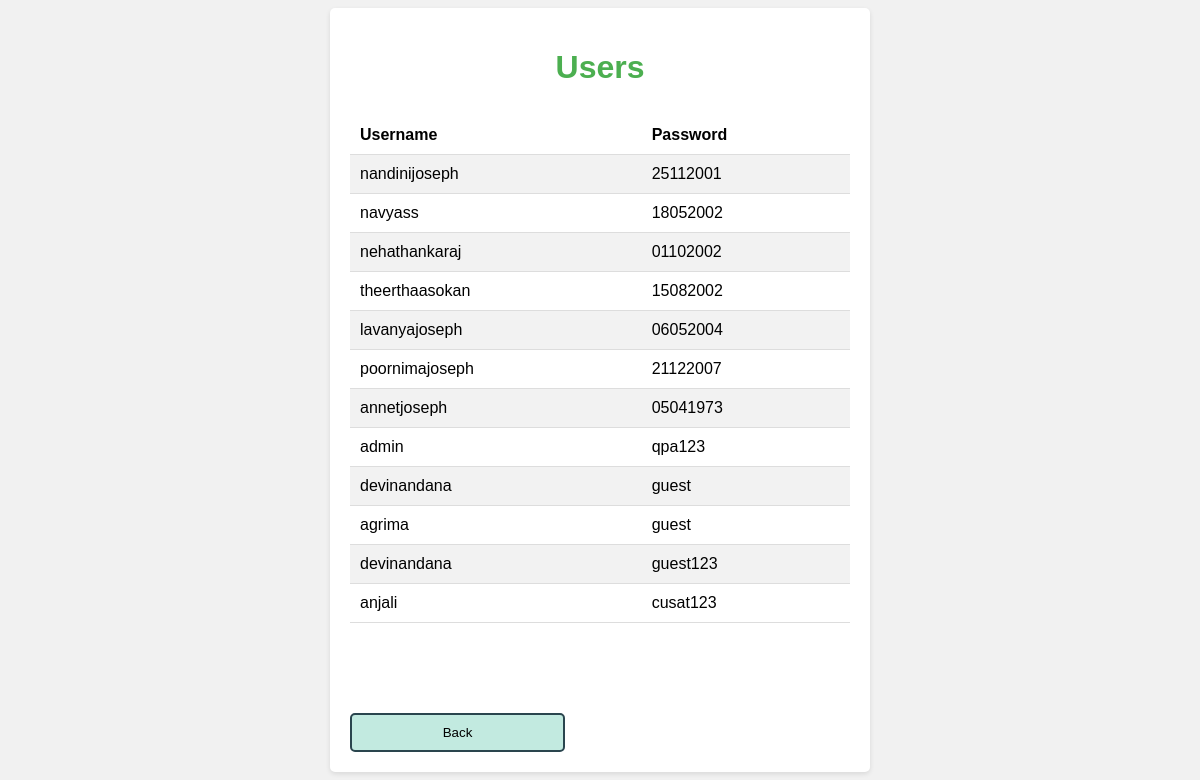
Screenshot of /users with the database file from the repository.
### tables this page shows
CREATE TABLE users (
                    username TEXT,
                    password TEXT
                );

### app.py (the view)
@app.route('/users')
def display_users():
    conn = sqlite3.connect('QPAdatabase.db')
    cursor = conn.cursor()
    cursor.execute("SELECT * FROM users")
    users = cursor.fetchall()
    conn.close()
    return render_template('users.html', users=users)

### templates/users.html (shortened to what this page needs)
<!DOCTYPE html>
<html>
<head>
</head>
<body>
    <div class="container">
        <h1>Users</h1>
        <table>
            <tr>
                <th>Username</th>
                <th>Password</th>
            </tr>
            {% for user in users %}
            <tr>
                <td>{{ user[0] }}</td>
                <td>{{ user[1] }}</td>
            </tr>
            {% endfor %}
        </table>
        <button onclick="window.location.href='/dbapage'" class="go-home-btn">Back</button>
    </div>
</body>
</html>

### templates/users.html (style rules this page uses)
body { font-family: Arial, sans-serif; background-color: #f1f1f1; }
.container { max-width: 500px; margin: 0 auto; padding: 20px; background-color: #fff; border-radius: 5px; box-shadow: 0 2px 5px rgba(0, 0, 0, 0.1); }
h1 { text-align: center; margin-bottom: 30px; color: #4CAF50; }
table { width: 100%; border-collapse: collapse; margin-bottom: 20px; }
th, td { padding: 10px; text-align: left; border-bottom: 1px solid #ddd; }
tr:nth-child(even) { background-color: #f2f2f2; }
.go-home-btn { display: block; width: 43%; padding: 10px; background-color: #c2eae0; color: #000000; text-decoration: none; border-radius: 5px; transition: background-color 0.3s; border: 2px solid #2A454E; text-align: center; margin-top: 90px; cursor: pointer; }

### rows the page displays
users: username "nandinijoseph", password "25112001"
users: username "navyass", password "18052002"
users: username "nehathankaraj", password "01102002"
users: username "theerthaasokan", password "15082002"
users: username "lavanyajoseph", password "06052004"
users: username "poornimajoseph", password "21122007"
users: username "annetjoseph", password "05041973"
users: username "admin", password "qpa123"
users: username "devinandana", password "guest"
users: username "agrima", password "guest"
users: username "devinandana", password "guest123"
users: username "anjali", password "cusat123"
